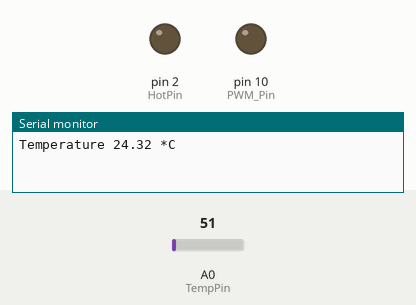
Recording of a sketch running on a simulated Arduino Uno, built with avr-gcc and run on an emulated ATmega328P. Parts: output pins drawn as LEDs (lit = HIGH), the last lines printed to the serial monitor. Inputs (shaded band) come from the test bench; at power-on: A0 (TempPin) = 51. Pins used as bus, display or sensor lines are not drawn.

Above: at 1.2 s.
1.3 s: A0 (TempPin) set to 49
At 2.7 s:
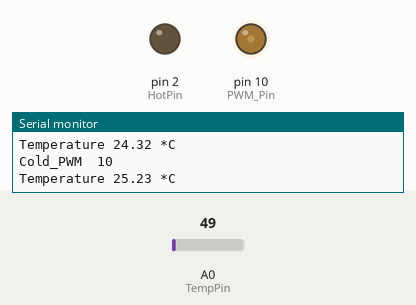
4.3 s: A0 (TempPin) set to 15
At 6.4 s:
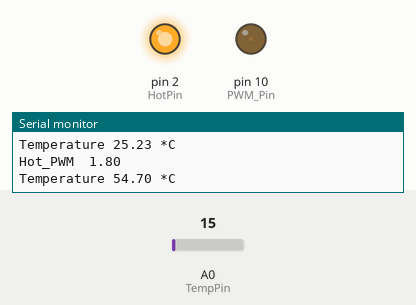
Timing chart, 0 to 12.8 s (numbered marks = the images above; inputs shaded):
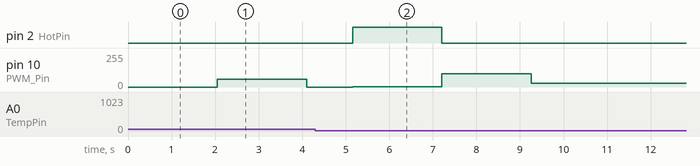

Measured:
- the behaviour switches between 50 and 49 on A0 (TempPin) (found by bisection; images 0 and 1)
- after the input at 1.3 s, pin 2 (HotPin): stays LOW (without the input it goes to HIGH after 1.8 s)
- after the input at 4.3 s, pin 10 (PWM_Pin): 0/255 → 1/255 after 0.86 s, → 101/255 2.1 s later, → 27/255 2.1 s later, → 28/255 2.1 s later

The sketch:

termistor_with_PID.ino
```cpp
#include <PID_v1.h>

float Voltage = 0.0;
int thermistor_25 = 10000;
float refCurrent = 0.0001;

#define SAMPLES 5

int samples[SAMPLES];

//Define Variables to connect to
double Setpoint, Average, Output, TempProm;

double consKp = 1, consKi = 0.05, consKd = 0.25;

//Specify the links and initial tuning parameters
PID myPID(&TempProm, &Output, &Setpoint, consKp, consKi, consKd, DIRECT);

int PWM_Pin = 10;
int HotPin = 2;
int ColdPin = 7;

#define TempPin A0

void setup()
{
  Serial.begin(9600);
  //LM35 setup
  {

    //initialize the variables
    Average = analogRead(TempPin);
    Setpoint = 27; // in ºC

    //turn the PID on
    myPID.SetMode(AUTOMATIC);


    //__pinmode
    pinMode(PWM_Pin, OUTPUT);
    pinMode(HotPin, OUTPUT);
    pinMode(ColdPin, OUTPUT);

    myPID.SetOutputLimits(-255, 255);

    // Initialize Pins
    digitalWrite(HotPin, LOW);
    digitalWrite(ColdPin, LOW);
    analogWrite(PWM_Pin, 0);


  }
}
void loop(void)
{
  uint8_t i;

  // take N samples in a row, with a slight delay
  for (i = 0; i < SAMPLES; i++) {
    samples[i] = analogRead(TempPin);
    delay(10);
  }

  // average all the samples out
  Average = 0;
  for (i = 0; i < SAMPLES; i++) {
    Average += samples[i];
  }
  Average /= SAMPLES;

  Voltage = Average * (5.0 / 255);// convert to C

  float resistance = (Voltage / refCurrent); // Using Ohm's Law to calculate resistance of thermistor

  float ln = log(resistance / thermistor_25); // Log of the ratio of thermistor resistance and resistance at 25 deg. C

  float kelvin = 1 / (0.0033540170 + (0.00025617244 * ln) + (0.0000021400943 * ln * ln) + (-0.000000072405219 * ln * ln * ln)); // Using the Steinhart-Hart Thermistor Equation to calculate temp in K

  TempProm = kelvin - 273.15 - 0.68; // Converting Kelvin to Celcuis -0.610 is offset set through calibration factor


  Serial.print("Temperature ");
  Serial.print(TempProm);
  Serial.println(" *C");

  delay(1000);

  myPID.SetTunings(consKp, consKi, consKd);

  myPID.Compute();

  if (Output > 0)  {


    digitalWrite(HotPin, HIGH);
    digitalWrite(ColdPin, LOW);
    analogWrite(PWM_Pin, Output);
    Serial.print("Hot_PWM  ");
    Serial.println(Output);
  }

  else
  {
    delay(1000);
    digitalWrite(HotPin, LOW);
    digitalWrite(ColdPin, HIGH);
    analogWrite(PWM_Pin, -1 * Output);

    Serial.print("Cold_PWM  ");
    Serial.println(PWM_Pin);
  }

}
```
